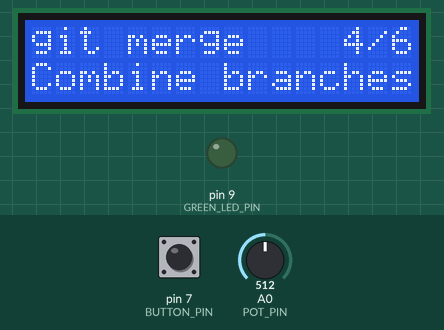
This sketch was run on a simulated Arduino Uno, built with avr-gcc and run on an emulated ATmega328P. Shown: 16×2 character LCD, output pins drawn as LEDs (lit = HIGH). The inputs (shaded band) are chosen by the test bench; at power-on: pin 7 (BUTTON_PIN) HIGH, A0 (POT_PIN) = 512.

Above: at 1.2 s.
1.3 s: pin 7 (BUTTON_PIN) pulled LOW for 0.15 s
At 2.3 s:
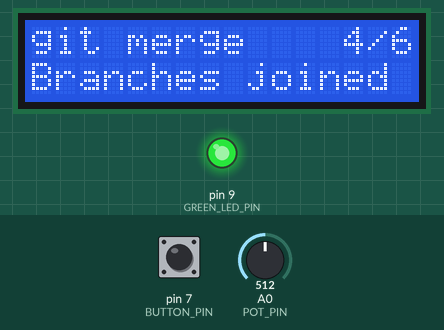
2.9 s: A0 (POT_PIN) set to 681
4.4 s: A0 (POT_PIN) set to 709
At 5.1 s:
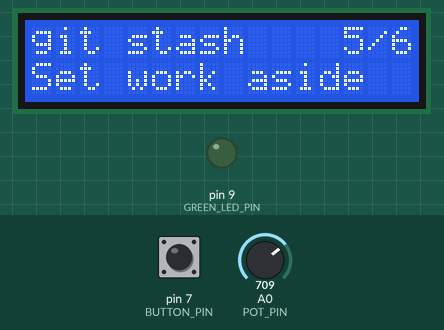
5.9 s: pin 7 (BUTTON_PIN) pulled LOW for 1 s
At 7.0 s:
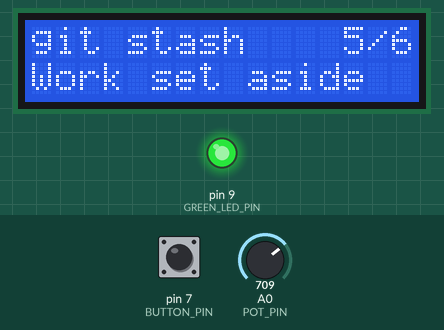
8.4 s: A0 (POT_PIN) set to 853
9.9 s: A0 (POT_PIN) set to 872
At 10.7 s:
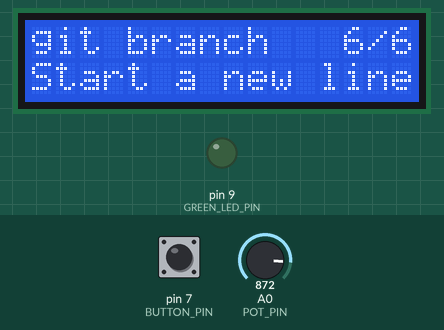
Timing chart, 0 to 12.4 s (numbered marks = the images above; inputs shaded):
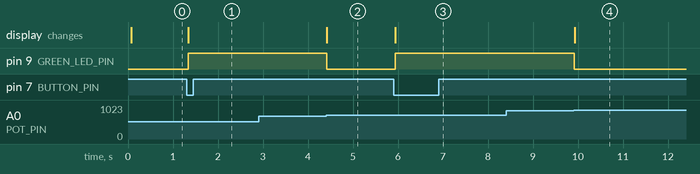

Measured:
- the behaviour switches between 691 and 692 on A0 (POT_PIN) (found by bisection; images 1 and 2)
- the behaviour switches between 861 and 862 on A0 (POT_PIN) (found by bisection; images 3 and 4)
- after the input at 1.3 s, pin 9 (GREEN_LED_PIN): LOW → HIGH at once; the display: changes at once (image 1)
- after the input at 2.9 s, every drawn part: stays the same
- after the input at 4.4 s, pin 9 (GREEN_LED_PIN): HIGH → LOW at once; the display: changes at once (image 2)
- after the input at 5.9 s, pin 9 (GREEN_LED_PIN): LOW → HIGH at once; the display: changes at once (image 3)
- after the input at 8.4 s, every drawn part: stays the same
- after the input at 9.9 s, pin 9 (GREEN_LED_PIN): HIGH → LOW at once; the display: changes at once (image 4)

The sketch:

withLED.ino
```cpp
/*
  GitHub Command Selector
  -----------------------
  Turn the potentiometer to scroll through six GitHub commands on a 16x2 LCD.
  Press the button to "run" the command: the LCD shows a confirmation and
  the green LED lights up. Turning the dial to another command turns it off.

  Wiring (standard HD44780 16x2 LCD, 4-bit mode):
    LCD VSS -> GND
    LCD VDD -> 5V
    LCD V0  -> ~1k resistor to GND (or a contrast pot)
    LCD RS  -> D12
    LCD RW  -> GND
    LCD E   -> D11
    LCD D4  -> D5
    LCD D5  -> D4
    LCD D6  -> D3
    LCD D7  -> D2
    LCD A   -> 5V through a 220 ohm resistor (backlight +)
    LCD K   -> GND (backlight -)

  Selector potentiometer:
    one outer pin -> 5V
    other outer pin -> GND
    middle pin -> A0

  Button:
    one leg -> D7
    other leg -> GND
    (no resistor needed, the sketch uses the internal pull-up)

  Green LED:
    long leg -> D9 through a 220 ohm resistor
    short leg -> GND
*/

#include <LiquidCrystal.h>

// RS, E, D4, D5, D6, D7
LiquidCrystal lcd(12, 11, 5, 4, 3, 2);

const int POT_PIN = A0;
const int BUTTON_PIN = 7;
const int GREEN_LED_PIN = 9;

const int NUM_COMMANDS = 6;

// Edit these to change which commands appear.
// Names should be 10 characters or fewer so the "1/6" counter fits.
const char* commandNames[NUM_COMMANDS] = {
  "git commit",
  "git push",
  "git pull",
  "git merge",
  "git stash",
  "git branch"
};

// Descriptions must be 16 characters or fewer.
const char* commandDescriptions[NUM_COMMANDS] = {
  "Save a snapshot",
  "Send to remote",
  "Get from remote",
  "Combine branches",
  "Set work aside",
  "Start a new line"
};

// Shown on the bottom row after the button is pressed (16 characters max).
const char* commandConfirmations[NUM_COMMANDS] = {
  "Snapshot saved",
  "Sent to remote",
  "Pulled changes",
  "Branches joined",
  "Work set aside",
  "Branch created"
};

const int ZONE_WIDTH = 1024 / NUM_COMMANDS;  // width of each pot zone
const int HYSTERESIS = 12;                   // stops flicker at zone edges
const unsigned long DEBOUNCE_MS = 25;        // ignores button contact bounce

int currentIndex = -1;  // -1 forces the first draw

// Button state tracking for debouncing.
int lastButtonReading = HIGH;
int stableButtonState = HIGH;
unsigned long lastButtonChange = 0;

// Average a few readings to smooth out pot noise.
int readPot() {
  long total = 0;
  for (int i = 0; i < 4; i++) {
    total += analogRead(POT_PIN);
    delay(2);
  }
  return total / 4;
}

// Returns true once each time the button is pressed down.
bool buttonPressed() {
  int reading = digitalRead(BUTTON_PIN);

  if (reading != lastButtonReading) {
    lastButtonChange = millis();
    lastButtonReading = reading;
  }

  if ((millis() - lastButtonChange) > DEBOUNCE_MS && reading != stableButtonState) {
    stableButtonState = reading;
    if (stableButtonState == LOW) {  // LOW means pressed (pull-up wiring)
      return true;
    }
  }
  return false;
}

// Print text on a row and pad with spaces so old characters are erased.
void printPadded(int row, const char* text) {
  lcd.setCursor(0, row);
  lcd.print(text);
  int len = strlen(text);
  for (int i = len; i < 16; i++) {
    lcd.print(' ');
  }
}

void showCommand(int index) {
  digitalWrite(GREEN_LED_PIN, LOW);  // moving the dial turns the LED off

  printPadded(0, commandNames[index]);
  printPadded(1, commandDescriptions[index]);

  // Position counter in the top right corner, e.g. "1/6"
  lcd.setCursor(13, 0);
  lcd.print(index + 1);
  lcd.print('/');
  lcd.print(NUM_COMMANDS);
}

// Runs when the button is pressed on the current command.
void runCommand(int index) {
  printPadded(1, commandConfirmations[index]);
  digitalWrite(GREEN_LED_PIN, HIGH);
}

void setup() {
  lcd.begin(16, 2);
  lcd.print("Turn the dial");

  pinMode(BUTTON_PIN, INPUT_PULLUP);
  pinMode(GREEN_LED_PIN, OUTPUT);
  digitalWrite(GREEN_LED_PIN, LOW);
}

void loop() {
  int reading = readPot();

  int newIndex = reading / ZONE_WIDTH;
  if (newIndex >= NUM_COMMANDS) newIndex = NUM_COMMANDS - 1;

  if (currentIndex == -1) {
    // First reading: draw whatever the dial is pointing at.
    currentIndex = newIndex;
    showCommand(currentIndex);
  } else if (newIndex != currentIndex) {
    // Only switch once the dial is clearly past the zone edge.
    int zoneLow = currentIndex * ZONE_WIDTH;
    int zoneHigh = (currentIndex + 1) * ZONE_WIDTH;
    if (reading < zoneLow - HYSTERESIS || reading >= zoneHigh + HYSTERESIS) {
      currentIndex = newIndex;
      showCommand(currentIndex);
    }
  }

  if (buttonPressed() && currentIndex != -1) {
    runCommand(currentIndex);
  }

  delay(10);
}
```
